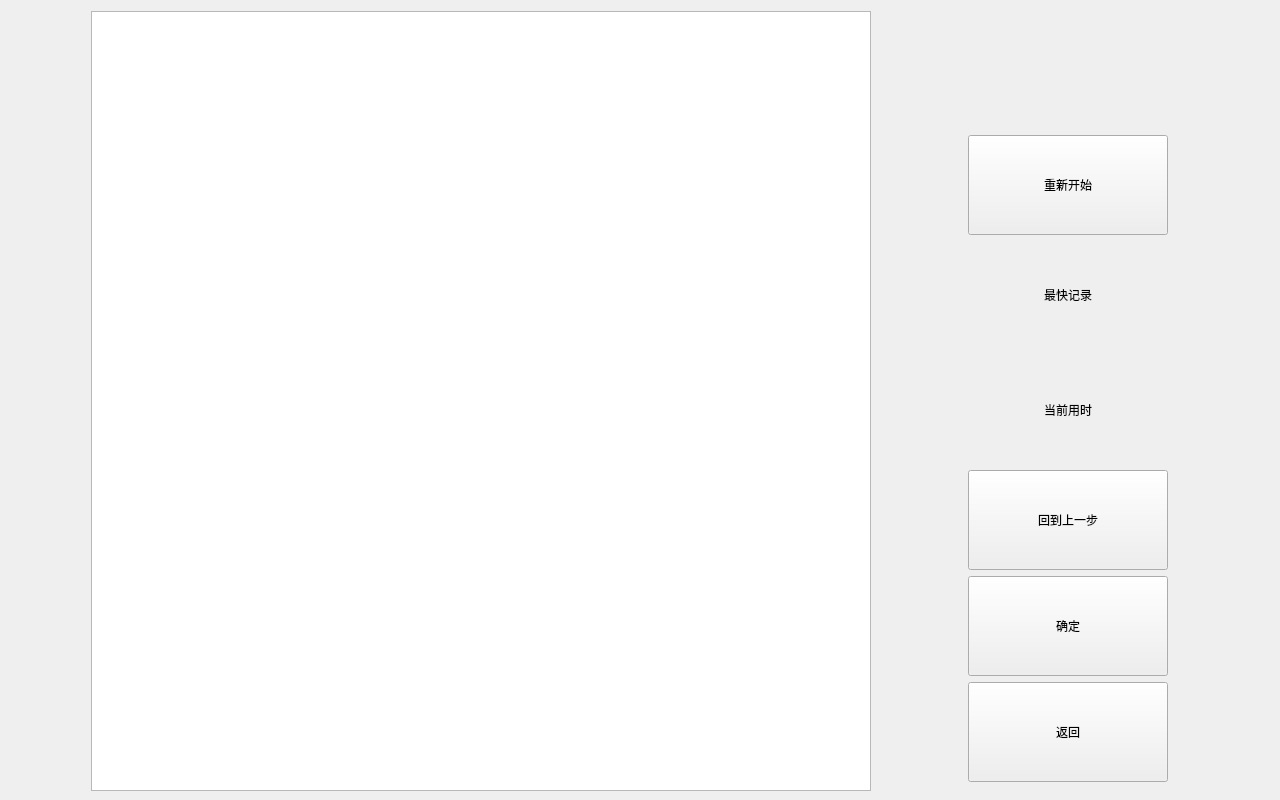
<?xml version="1.0" encoding="UTF-8"?>
<ui version="4.0">
    <class>GamePlay</class>
    <widget class="QWidget" name="GamePlay">
        <property name="geometry">
            <rect>
                <x>0</x>
                <y>0</y>
                <width>1280</width>
                <height>800</height>
            </rect>
        </property>
        <property name="windowTitle">
            <string>GamePlay</string>
        </property>
        <property name="styleSheet">
            <string notr="true"/>
        </property>
        <widget class="QWidget" name="horizontalLayoutWidget">
            <property name="geometry">
                <rect>
                    <x>0</x>
                    <y>0</y>
                    <width>1281</width>
                    <height>802</height>
                </rect>
            </property>
            <layout class="QHBoxLayout" name="horizontalLayout">
                <property name="leftMargin">
                    <number>20</number>
                </property>
                <property name="topMargin">
                    <number>10</number>
                </property>
                <property name="rightMargin">
                    <number>20</number>
                </property>
                <property name="bottomMargin">
                    <number>10</number>
                </property>
                <item>
                    <widget class="QGraphicsView" name="game">
                        <property name="minimumSize">
                            <size>
                                <width>780</width>
                                <height>780</height>
                            </size>
                        </property>
                        <property name="maximumSize">
                            <size>
                                <width>780</width>
                                <height>780</height>
                            </size>
                        </property>
                    </widget>
                </item>
                <item>
                    <layout class="QVBoxLayout" name="verticalLayout">
                        <property name="leftMargin">
                            <number>20</number>
                        </property>
                        <property name="topMargin">
                            <number>10</number>
                        </property>
                        <property name="rightMargin">
                            <number>20</number>
                        </property>
                        <property name="bottomMargin">
                            <number>10</number>
                        </property>
                        <item>
                            <widget class="QLabel" name="level">
                                <property name="text">
                                    <string/>
                                </property>
                                <property name="alignment">
                                    <set>Qt::AlignCenter</set>
                                </property>
                            </widget>
                        </item>
                        <item>
                            <widget class="QPushButton" name="restart">
                                <property name="sizePolicy">
                                    <sizepolicy hsizetype="Preferred" vsizetype="Fixed">
                                        <horstretch>0</horstretch>
                                        <verstretch>0</verstretch>
                                    </sizepolicy>
                                </property>
                                <property name="minimumSize">
                                    <size>
                                        <width>200</width>
                                        <height>100</height>
                                    </size>
                                </property>
                                <property name="maximumSize">
                                    <size>
                                        <width>200</width>
                                        <height>100</height>
                                    </size>
                                </property>
                                <property name="text">
                                    <string>重新开始</string>
                                </property>
                            </widget>
                        </item>
                        <item>
                            <widget class="QLabel" name="minumTime">
                                <property name="text">
                                    <string>最快记录</string>
                                </property>
                                <property name="alignment">
                                    <set>Qt::AlignCenter</set>
                                </property>
                            </widget>
                        </item>
                        <item>
                            <widget class="QLabel" name="nowTime">
                                <property name="text">
                                    <string>当前用时</string>
                                </property>
                                <property name="alignment">
                                    <set>Qt::AlignCenter</set>
                                </property>
                            </widget>
                        </item>
                        <item>
                            <widget class="QPushButton" name="step_back">
                                <property name="minimumSize">
                                    <size>
                                        <width>200</width>
                                        <height>100</height>
                                    </size>
                                </property>
                                <property name="maximumSize">
                                    <size>
                                        <width>200</width>
                                        <height>100</height>
                                    </size>
                                </property>
                                <property name="text">
                                    <string>回到上一步</string>
                                </property>
                            </widget>
                        </item>
                        <item>
                            <widget class="QPushButton" name="submit">
                                <property name="minimumSize">
                                    <size>
                                        <width>200</width>
                                        <height>100</height>
                                    </size>
                                </property>
                                <property name="maximumSize">
                                    <size>
                                        <width>200</width>
                                        <height>100</height>
                                    </size>
                                </property>
                                <property name="text">
                                    <string>确定</string>
                                </property>
                            </widget>
                        </item>
                        <item>
                            <widget class="QPushButton" name="back">
                                <property name="enabled">
                                    <bool>true</bool>
                                </property>
                                <property name="minimumSize">
                                    <size>
                                        <width>200</width>
                                        <height>100</height>
                                    </size>
                                </property>
                                <property name="maximumSize">
                                    <size>
                                        <width>200</width>
                                        <height>100</height>
                                    </size>
                                </property>
                                <property name="text">
                                    <string>返回</string>
                                </property>
                            </widget>
                        </item>
                    </layout>
                </item>
            </layout>
        </widget>
    </widget>
    <resources/>
    <connections/>
</ui>
